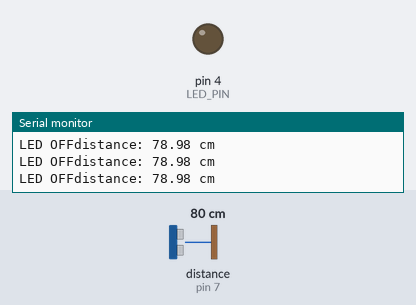
Recording of a sketch running on a simulated Arduino Uno, built with avr-gcc and run on an emulated ATmega328P. On the bench: output pins drawn as LEDs (lit = HIGH), the last lines printed to the serial monitor. Wiring (inferred from the names in the program): ultrasonic range finder: trigger pin 8; echo pin 7. Inputs (shaded band) come from the test bench; at power-on: distance to the obstacle (sensor on pin 7) 80 cm. The echo pulse lasts 58.3 µs per cm; pins used as bus, display or sensor lines are not drawn.

Above: at 1.3 s.
1.4 s: distance to the obstacle (sensor on pin 7) set to 54 cm
2.9 s: distance to the obstacle (sensor on pin 7) set to 46 cm
At 3.7 s:
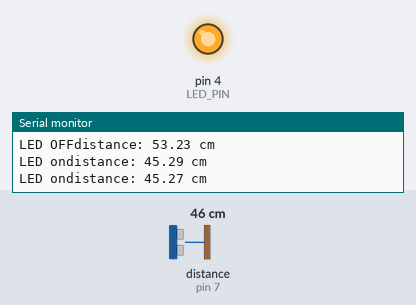
4.5 s: distance to the obstacle (sensor on pin 7) set to 120 cm
At 5.5 s:
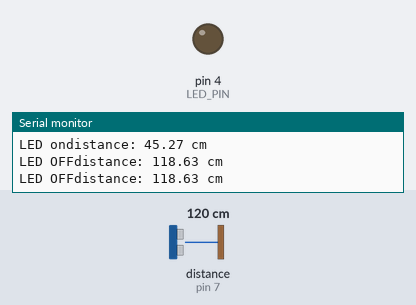
6.0 s: distance to the obstacle (sensor on pin 7) set to 47 cm
At 7.4 s:
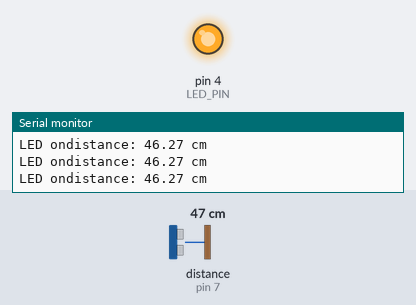
Timing chart, 0 to 8.5 s (numbered marks = the images above; inputs shaded):
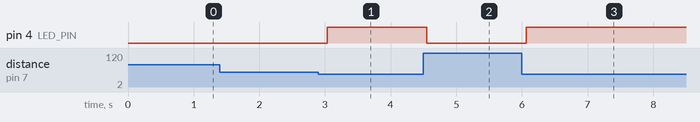

Measured:
- the behaviour switches between 51 and 50 cm on distance to the obstacle (sensor on pin 7) (found by bisection; images 0 and 1)
- after the input at 2.9 s, pin 4 (LED_PIN): LOW → HIGH after 0.13 s
- after the input at 4.5 s, pin 4 (LED_PIN): HIGH → LOW after 0.05 s
- after the input at 6.0 s, pin 4 (LED_PIN): LOW → HIGH after 0.07 s

The sketch:

sketch_feb21a.ino
```cpp
// constants won't change
const int TRIG_PIN = 8; // Arduino pin connected to Ultrasonic Sensor's TRIG pin
const int ECHO_PIN = 7; // Arduino pin connected to Ultrasonic Sensor's ECHO pin
const int LED_PIN  = 4; // Arduino pin connected to LED's pin
const int DISTANCE_THRESHOLD = 50; // centimeters

// variables will change:
float duration_us, distance_cm;

void setup() {
  Serial.begin (9600);       // initialize serial port
  pinMode(TRIG_PIN, OUTPUT); // set arduino pin to output mode
  pinMode(ECHO_PIN, INPUT);  // set arduino pin to input mode
  pinMode(LED_PIN, OUTPUT);  // set arduino pin to output mode
}

void loop() {
  // generate 10-microsecond pulse to TRIG pin
  digitalWrite(TRIG_PIN, HIGH);
  delayMicroseconds(10);
  digitalWrite(TRIG_PIN, LOW);

  // measure duration of pulse from ECHO pin
  duration_us = pulseIn(ECHO_PIN, HIGH);
  // calculate the distance
  distance_cm = 0.017 * duration_us;

  if(distance_cm < DISTANCE_THRESHOLD)
  {  digitalWrite(LED_PIN, HIGH);

    Serial.print("LED on");// turn on LED
  }
  else{
    digitalWrite(LED_PIN, LOW);
    Serial.print("LED OFF");
  }// turn off LED

  // print the value to Serial Monitor
  Serial.print("distance: ");
  Serial.print(distance_cm);
  Serial.println(" cm");

  delay(500);
}
```
